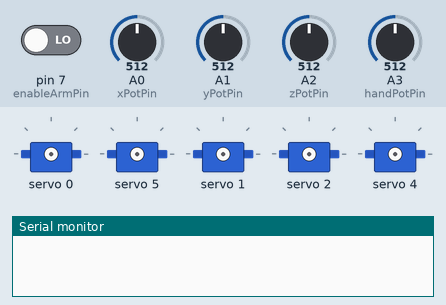
Simulated run of this sketch. Board: Arduino Uno, built with avr-gcc and run on an emulated ATmega328P. Parts: 5 × servo, the last lines printed to the serial monitor. The inputs (shaded band) are chosen by the test bench; at power-on: pin 7 (enableArmPin) LOW, A1 (yPotPin) = 512, A2 (zPotPin) = 512, A0 (xPotPin) = 512, A3 (handPotPin) = 512.

Above: at 1.2 s.
1.3 s: pin 7 (enableArmPin) driven HIGH
At 2.1 s:
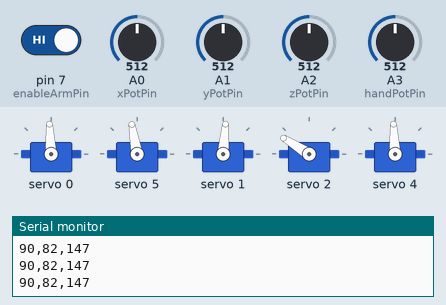
2.8 s: A1 (yPotPin) set to 610
At 3.7 s:
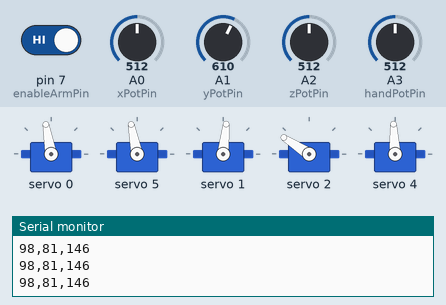
4.3 s: A2 (zPotPin) set to 610
At 4.8 s:
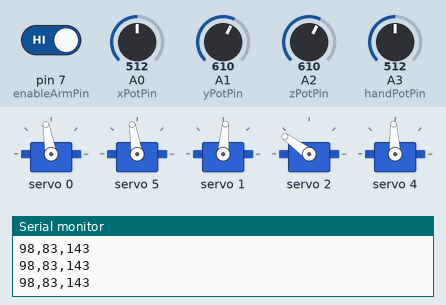
5.8 s: A1 (yPotPin) set to 992
At 7.0 s:
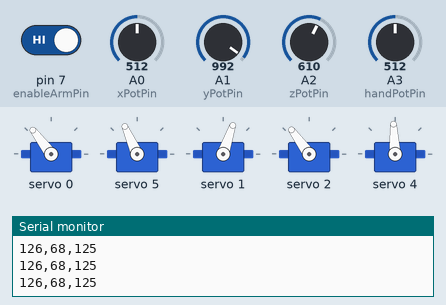
7.3 s: A0 (xPotPin) set to 716
At 8.2 s:
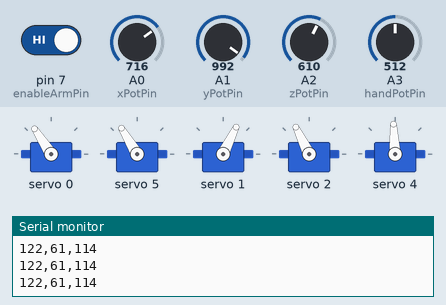
8.8 s: A0 (xPotPin) set to 992
At 9.6 s:
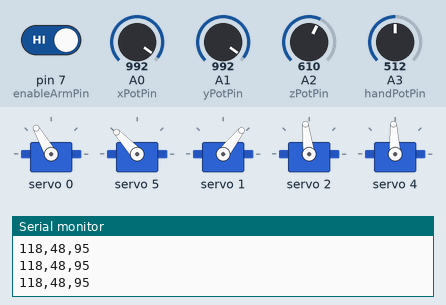
Timing chart, 0 to 11.3 s (numbered marks = the images above; inputs shaded):
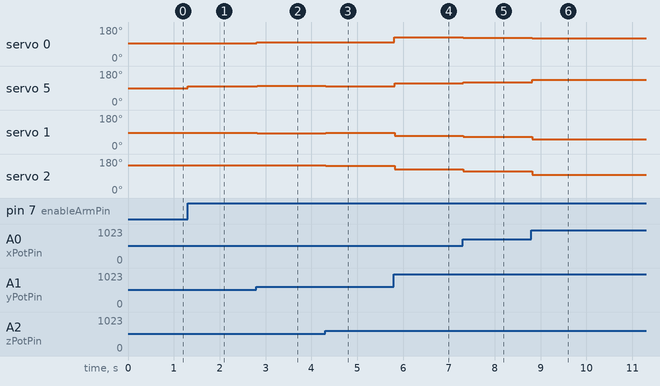

Measured:
- after the input at 1.3 s, servo 5: 90° → 100° at once
- after the input at 2.8 s, servo 0: 93° → 100° at once; servo 5: 100° → 101° at once; servo 1: 85° → 84° at once; servo 2: 148° → 147° at once
- after the input at 4.3 s, servo 5: 101° → 99° at once; servo 1: 84° → 85° at once; servo 2: 147° → 144° at once
- after the input at 5.8 s, servo 0: 100° → 127° at once; servo 5: 99° → 114° at once; servo 1: 85° → 71° at once; servo 2: 144° → 126° at once
- after the input at 7.3 s, servo 0: 127° → 123° at once; servo 5: 114° → 121° at once; servo 1: 71° → 64° at once; servo 2: 126° → 116° at once
- after the input at 8.8 s, servo 0: 123° → 120° at once; servo 5: 121° → 133° at once; servo 1: 64° → 52° at once; servo 2: 116° → 97° at once

The sketch:

robotic_arm_inverse_kinematics.ino
```cpp
#include <Adafruit_PWMServoDriver.h>

int xPotPin = A0;
int yPotPin = A1;
int zPotPin = A2;
// int writstPotPin = A3; //NOT IN USE
int handPotPin = A3;
int enableArmPin = 7;

Adafruit_PWMServoDriver pwm = Adafruit_PWMServoDriver();
#define MIN_PULSE_WIDTH 600
#define MAX_PULSE_WIDTH 2400
#define DEFAULT_PULSE_WIDTH 1500
#define FREQUENCY 50

double x = 0;
double y = 0;
double z = 0;
int q1 = 0;
int q2 = 0;
int q3 = 0;

// int wristAngle = 0; //NOT IN USE
int handAngle = 0;

#define L1 104.25
#define L2 118.0

void setup() {
  Serial.begin(9600);

  pinMode(enableArmPin, INPUT);
  pwm.begin();
  pwm.setPWMFreq(FREQUENCY);
}

void loop() {
  if (digitalRead(enableArmPin)) {
    // Serial.println(digitalRead(enableArmPin));
    x = map(analogRead(xPotPin), 0, 1023, 78, 166);
    y = map(analogRead(yPotPin), 0, 1023, -96, 96);
    z = map(analogRead(zPotPin), 0, 1023, 0, 111);

    // wristAngle = map(analogRead(writstPotPin), 0, 1023, 0, 180); // NOT IN USE
    handAngle = map(analogRead(handPotPin), 0, 1023, 0, 180);
    // Serial.println(handAngle);
    // Serial.println();


    q1 = map(int(calculate_q1(x, y) * 180 / PI), -30, 30, 60, 120);
    // Serial.println(q1);

    q2 = int(calculate_q2(x, y, z) * 180 / PI);
    // Serial.println(q2);

    q3 = int(calculate_q3(x, y, z) * 180 / PI);
    // Serial.println(q3);

    Serial.print(q1);
    Serial.print(",");
    Serial.print(q2);
    Serial.print(",");
    Serial.println(180-q3);

    pwm.setPWM(0, 0, setAngle(q1));
    pwm.setPWM(5, 0, setAngle(180-q2));
    pwm.setPWM(1, 0, setAngle(q2));
    pwm.setPWM(2, 0, setAngle(180-q3));
    // pwm.setPWM(3, 0, setAngle(wristAngle)) // NOT IN USE;
    pwm.setPWM(4, 0, setAngle(handAngle));
  }
}

int setAngle(int angle){
  int pulse_width, analog_value;
  pulse_width = map(angle, 0, 180, MIN_PULSE_WIDTH, MAX_PULSE_WIDTH);
  analog_value = int(float(pulse_width) / 1000000 * FREQUENCY * 4096);
  // Serial.println(analog_value);
  return analog_value;
}

double calculate_q1(double x, double y){
  return atan(y / x);
}

double calculate_q2(double x, double y, double z){
  double c = x*x + y*y + z*z;
  return atan(z / sqrt(x*x + y*y)) + acos((L1*L1 + c - L2*L2) / (2*L1*sqrt(c)));
}

double calculate_q3(double x, double y, double z){
  return acos((L1*L1 + L2*L2 - (x*x + y*y + z*z)) / (2*L1*L2)) - (40.0 * PI / 180.0);
}
```
